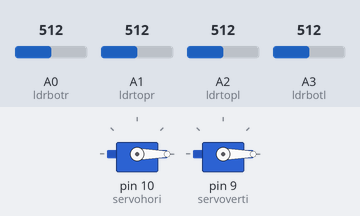
Simulated run of this sketch. Board: Arduino Uno, built with avr-gcc and run on an emulated ATmega328P. On the bench: 2 × servo. Inputs (shaded band) come from the test bench; at power-on: A0 (ldrbotr) = 512, A2 (ldrtopl) = 512, A3 (ldrbotl) = 512, A1 (ldrtopr) = 512.

Above: at 1.7 s.
1.8 s: A0 (ldrbotr) set to 523
At 3.16 s:
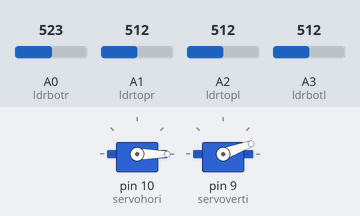
4.8 s: A2 (ldrtopl) set to 522
At 4.8 s:
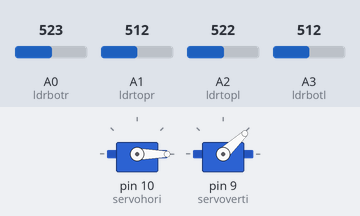
6.3 s: A3 (ldrbotl) set to 716
At 7.46 s:
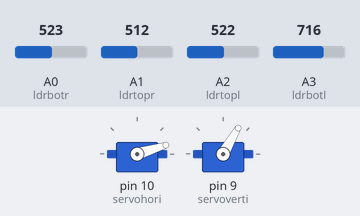
9.3 s: A2 (ldrtopl) set to 333
12.3 s: A2 (ldrtopl) set to 319
At 12.45 s:
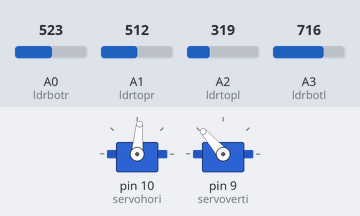
15.3 s: A1 (ldrtopr) set to 716
At 15.36 s:
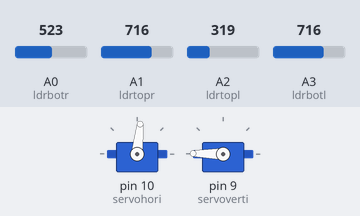
Timing chart, 0 to 21.5 s (numbered marks = the images above; inputs shaded):
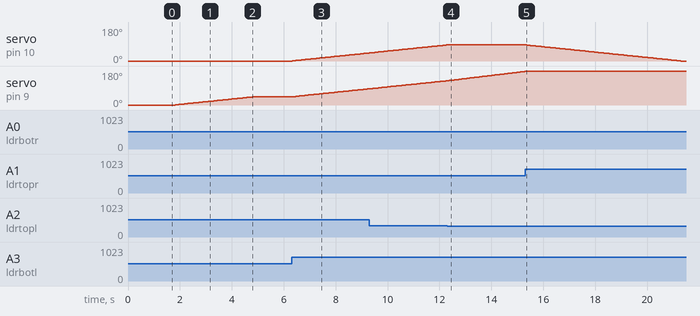

Measured:
- the behaviour switches between 513 and 514 on A0 (ldrbotr) (found by bisection; images 0 and 1)
- the behaviour switches between 521 and 522 on A2 (ldrtopl) (found by bisection; images 1 and 2)
- the behaviour switches between 320 and 319 on A2 (ldrtopl) (found by bisection; images 3 and 4)
- after the input at 1.8 s, servo on pin 9 (servoverti): moves from 0° to 43° over 3.0 s, starting at once
- after the input at 4.8 s, servo on pin 9 (servoverti): stays 43° (without the input it goes to 44° after 0.05 s)
- after the input at 6.3 s, servo on pin 10 (servohori): moves from 0° to 43° over 3.0 s, starting at once; servo on pin 9 (servoverti): moves from 43° to 86° over 3.0 s, starting at once
- after the input at 12.3 s, servo on pin 10 (servohori): stays 85° (without the input it goes to 86° after 0.03 s)
- after the input at 15.3 s, servo on pin 10 (servohori): moves from 85° to 0° over 5.9 s, starting after 0.06 s

The sketch:

Solar_Tracker.ino
```cpp
#include <Servo.h>
#define ldrbotr  0
#define ldrtopr  1
#define ldrtopl  2
#define ldrbotl  3

Servo servohori;
int servoh = 0;
int servohLimitHigh = 300;
int servohLimitLow = 20;

Servo servoverti;
int servov = 0;
int servovLimitHigh = 300;
int servovLimitLow = 20;

void setup ()
 {
  servohori.attach(10);
  servohori.write(0);
  servoverti.attach(9);
  servoverti.write(0);
  delay(500);
 }

void loop()
{
  servoh = servohori.read();
  servov = servoverti.read();

  int topl = analogRead(ldrtopl);
  int topr = analogRead(ldrtopr);
  int botl = analogRead(ldrbotl);
  int botr = analogRead(ldrbotr);

  int avgtop = (topl + topr) / 2;
  int avgbot = (botl + botr) / 2;
  int avgleft = (topl + botl) / 2;
  int avgright = (topr + botr) / 2;

  if (avgtop < avgbot)
  {
    servoverti.write(servov +1);
    if (servov > servovLimitHigh)
     {
      servov = servovLimitHigh;
     }
    delay(10);
  }
  else if (avgbot < avgtop)
  {
    servoverti.write(servov -1);
    if (servov < servovLimitLow)
  {
    servov = servovLimitLow;
  }
    delay(10);
  }
  else
  {
    servoverti.write(servov);
  }

  if (avgleft > avgright)
  {
    servohori.write(servoh +1);
    if (servoh < servohLimitHigh)
    {
    servoh = servohLimitHigh;
    }
    delay(10);
  }
  else if (avgright > avgleft)
  {
    servohori.write(servoh -1);
    if (servoh > servohLimitLow)
     {
     servoh = servohLimitLow;
     }
    delay(10);
  }
  else
  {
    servohori.write(servoh);
  }
  delay(50);
}
```
